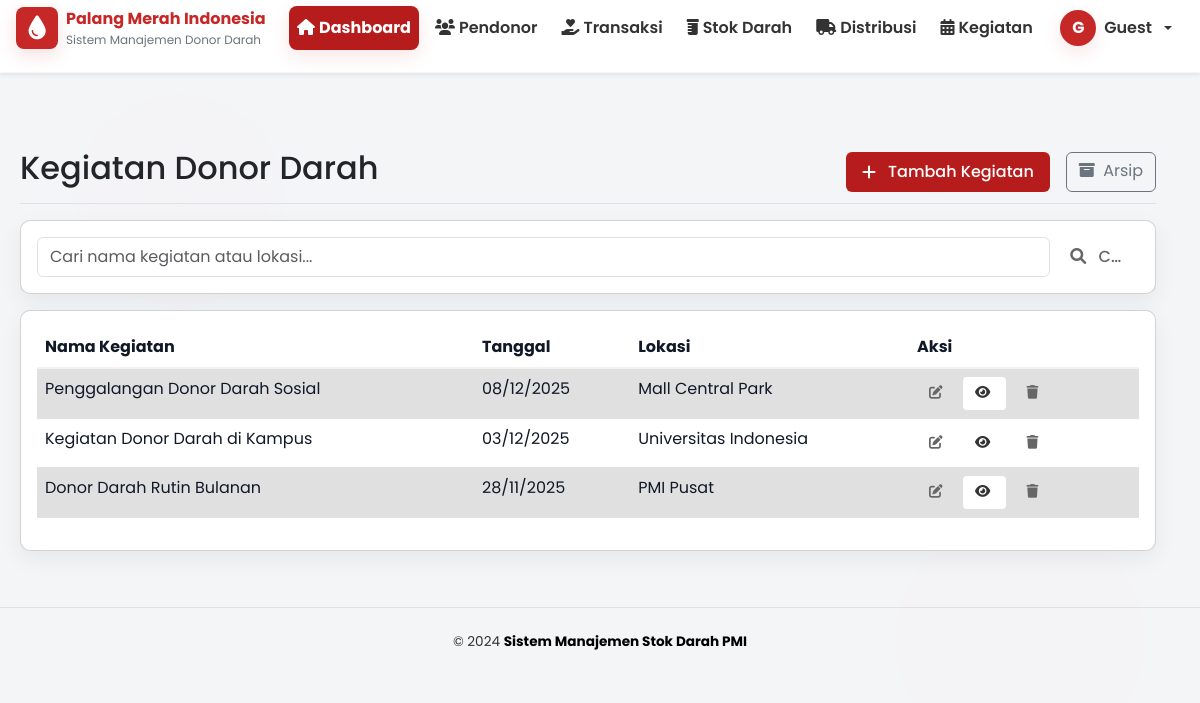
/View/kegiatan/index.php, run on the app's committed database.
### tables this page shows
CREATE TABLE IF NOT EXISTS kegiatan_donasi (
  id_kegiatan INT AUTO_INCREMENT PRIMARY KEY,
  nama_kegiatan VARCHAR(200) NOT NULL,
  tanggal DATE NOT NULL,
  lokasi VARCHAR(200),
  keterangan TEXT,
  is_deleted TINYINT(1) DEFAULT 0,
  deleted_at DATETIME NULL,
  created_at TIMESTAMP DEFAULT CURRENT_TIMESTAMP,
  updated_at TIMESTAMP DEFAULT CURRENT_TIMESTAMP ON UPDATE CURRENT_TIMESTAMP,
  INDEX idx_tanggal (tanggal),
  INDEX idx_is_deleted (is_deleted)
);

### View/kegiatan/index.php (the view, shortened to what this page needs)
<?php
include Path::template('header.php');
$database = new Database();
$db = $database->getConnection();
$page = isset($_GET['page']) ? (int)$_GET['page'] : 1;
$search = isset($_GET['search']) ? trim($_GET['search']) : '';
$items_per_page = 5;
$offset = ($page - 1) * $items_per_page;
$check = $db->query("SHOW COLUMNS FROM kegiatan_donasi LIKE 'is_deleted'");
$hasIsDeleted = $check && $check->rowCount() > 0;
$query = ($hasIsDeleted ? "SELECT * FROM kegiatan_donasi WHERE is_deleted = 0" : "SELECT * FROM kegiatan_donasi");
$query .= " ORDER BY tanggal DESC LIMIT :limit OFFSET :offset";
$stmt = $db->prepare($query);
$stmt->bindValue(':limit', $items_per_page, PDO::PARAM_INT);
$stmt->bindValue(':offset', $offset, PDO::PARAM_INT);
$stmt->execute();
$kegiatan_list = $stmt->fetchAll(PDO::FETCH_ASSOC);
?>
<div class="d-flex justify-content-between flex-wrap flex-md-nowrap align-items-center pt-3 pb-2 mb-3 border-bottom">
    <h1 class="h2">Kegiatan Donor Darah</h1>
    <div class="btn-toolbar mb-2 mb-md-0">
        <a href="?action=kegiatan_create" class="btn btn-create">
            <i class="fas fa-plus me-1"></i>Tambah Kegiatan
        </a>
        <a href="?action=kegiatan_trash" class="btn btn-outline-secondary ms-2">
            <i class="fas fa-archive me-1"></i> Arsip
        </a>
    </div>
</div>
<div class="card mb-3">
    <div class="card-body">
        <form method="GET" class="d-flex gap-2">
            <input type="text" name="search" class="form-control" placeholder="Cari nama kegiatan atau lokasi..." value="<?= htmlspecialchars($search) ?>">
            <button type="submit" class="btn btn-primary"><i class="fas fa-search"></i> Cari</button>
        </form>
    </div>
</div>
<div class="card">
    <div class="card-body">
        <div class="table-responsive">
            <table class="table table-striped table-hover">
                <thead class="table-dark">
                    <tr>
                        <th>Nama Kegiatan</th>
                        <th>Tanggal</th>
                        <th>Lokasi</th>
                        <th>Aksi</th>
                    </tr>
                </thead>
                <tbody>
                    <?php if (count($kegiatan_list) > 0): ?>
                        <?php foreach ($kegiatan_list as $kegiatan): ?>
                        <tr>
                            <td><?= htmlspecialchars($kegiatan['nama_kegiatan']) ?></td>
                            <td><?= date('d/m/Y', strtotime($kegiatan['tanggal'])) ?></td>
                            <td><?= htmlspecialchars($kegiatan['lokasi']) ?></td>
                            <td>
                                <a href="?action=kegiatan_edit&id=<?= $kegiatan['id_kegiatan'] ?>" class="btn btn-warning btn-sm">
                                    <i class="fas fa-edit"></i>
                                </a>
                                <a href="?action=kegiatan_detail&id=<?= $kegiatan['id_kegiatan'] ?>" class="btn btn-sm" style="background: #c62828; color: white; border: none;">
                                    <i class="fas fa-eye"></i>
                                </a>
                                    <button onclick="deleteItem(<?= $kegiatan['id_kegiatan'] ?>, 'kegiatan_delete', 'kegiatan', event)" class="btn btn-danger btn-sm ms-1">
                                        <i class="fas fa-trash"></i>
                                    </button>
                            </td>
                        </tr>
                        <?php endforeach; ?>
                    <?php else: ?>
                        <tr>
                            <td colspan="4" class="text-center">Belum ada kegiatan donor</td>
                        </tr>
                    <?php endif; ?>
                </tbody>
            </table>
        </div>
    </div>
</div>
<?php include Path::template('footer.php'); ?>

### View/template/assets/css/ui.css (style rules this page uses)
:root { --pmi-red: #c62828; --pmi-red-dark: #7f0000; --pmi-red-500: #b71c1c; --pmi-white: #ffffff; --pmi-soft-red: #fdecec; --pmi-muted: #6b7280; --pmi-shadow: rgba(16, 24, 40, 0.06); --pmi-red-600: #b71c1c; --pmi-red-soft: #ffe9e9; --pmi-red-soft-2: #fff5f5; --pmi-bg: #f4f5f7; --pmi-surface: #ffffff; --pmi-border: #e3e6ec; --pmi-text-main: #111827; --pmi-text-muted: #6b7280; --muted: #6c757d; --bg: var(--pmi-bg); --card-bg: var(--pmi-surface); --radius: 10px; }
html, body, .app-ui { font-family: "Poppins", system-ui, -apple-system, "Segoe UI", Roboto, "Helvetica Neue", Arial; background: var(--bg); min-height: 100%; overflow-x: hidden; }
.card { border-radius: var(--radius); box-shadow: 0 8px 22px var(--pmi-shadow); transition: transform 0.18s ease, box-shadow 0.18s ease; }
.table thead th { background: linear-gradient(180deg, #ffffff, #fafafa); border-bottom: 2px solid rgba(0, 0, 0, 0.06); font-weight: 700; color: var(--pmi-text-main); }
.table.table-striped tbody tr:nth-of-type(odd) td { background-color: #ececec; }
.table.table-striped tbody td { background-clip: padding-box; }
.table thead th { background: #fff; border-bottom: 2px solid rgba(0, 0, 0, 0.05); font-weight: 700; color: var(--pmi-text-main); }
.table thead.table-dark th { color: var(--pmi-text-main); }
.table tbody td, .table tbody th { color: var(--pmi-text-main) !important; }
.auth-bg, .app-ui { background: (#fefefe 0%); background-size: 400% 400%; animation: gradientBG 14s ease infinite; background-attachment: fixed; min-height: 100vh; position: relative; }
.auth-bg::before, .app-ui::before { content: ""; position: absolute; inset: 0; z-index: 0; background: radial-gradient( circle at 15% 25%, rgba(198, 40, 40, 0.055), transparent 10% ), radial-gradient(circle at 85% 80%, rgba(179, 0, 0, 0.045), transparent 12%); mix-blend-mode: overlay; pointer-events: none; animation: floatBlobs 10s linear infinite; }
.card { margin-bottom: 1.5rem; }
body, html { overflow-x: hidden; }
html, body { width: 100%; overflow-x: hidden; }
.table-responsive { width: 100%; overflow-x: auto; -webkit-overflow-scrolling: touch; }
table { width: 100%; table-layout: auto; }
table th, table td { word-break: break-word; padding: 0.5rem; text-align: left; }
@media (min-width: 576px) { table th, table td { padding: 0.75rem; } }
.form-control, .form-select, textarea { width: 100%; max-width: 100%; }
.btn { display: inline-block; white-space: nowrap; overflow: hidden; text-overflow: ellipsis; }
.btn-group, .btn-toolbar { flex-wrap: wrap; gap: 0.5rem; }
.card { width: 100%; overflow-x: hidden; }

### View/template/footer.php (style rules this page uses)
html, body { height: auto; }
body { min-height: auto; }

### data on the page
kegiatan_donasi: nama_kegiatan "Penggalangan Donor Darah Sosial", tanggal "08/12/2025", lokasi "Mall Central Park"
kegiatan_donasi: nama_kegiatan "Kegiatan Donor Darah di Kampus", tanggal "03/12/2025", lokasi "Universitas Indonesia"
kegiatan_donasi: nama_kegiatan "Donor Darah Rutin Bulanan", tanggal "28/11/2025", lokasi "PMI Pusat"

### other printed values
$initial "G"
